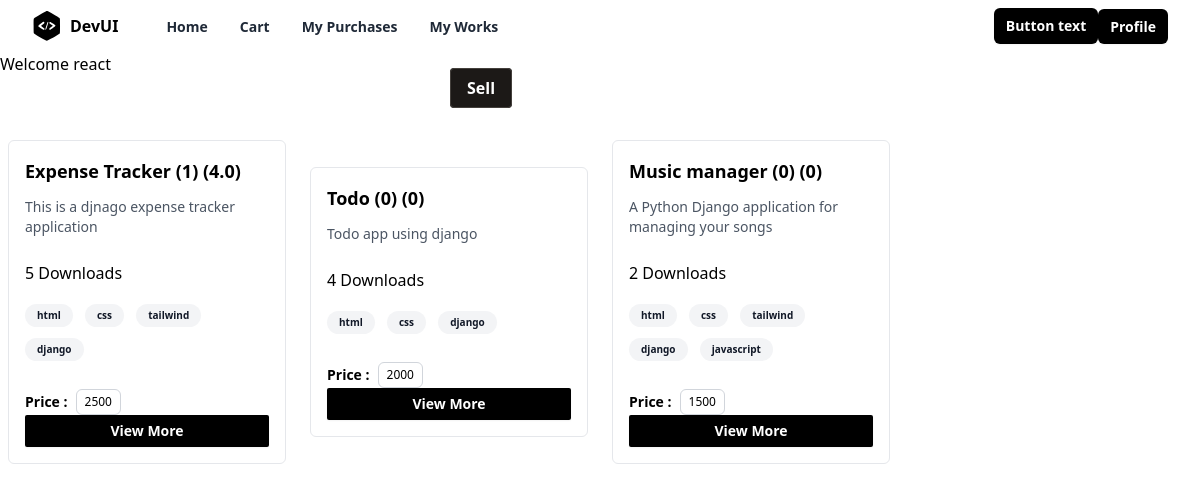
The app's page /index/ (signed in) with its own data.
### store/models.py (models this page shows, shortened)
class Project(models.Model):
    title=models.CharField(max_length=200)
    description=models.TextField()
    tag_objects=models.ManyToManyField(Tag)
    owner=models.ForeignKey(User,on_delete=models.CASCADE,related_name="projects")
    thumbnail=EmbedVideoField()
    price=models.PositiveIntegerField()
    files=models.FileField(upload_to="projects",null=True)
    created_date=models.DateTimeField(auto_now_add=True)
    updated_date=models.DateTimeField(auto_now=True)
    is_active=models.BooleanField(default=True)
    @property
    def downloads(self):
        return OrderSummary.objects.filter(is_paid=True,project_objects=self).count()
    @property
    def review_count(self):
        return self.project_reviews.all().count()
    @property
    def average_rating(self):
        return self.project_reviews.all().values('rating').aggregate(avg=Avg('rating')).get('avg',0)

class Tag(models.Model):
    title=models.CharField(max_length=200,unique=True)
    created_date=models.DateTimeField(auto_now_add=True)
    updated_date=models.DateTimeField(auto_now=True)
    is_active=models.BooleanField(default=True)
    def __str__(self) -> str:
        return self.title

### store/views.py (the view)
# urls.py: path("index/",views.IndexView.as_view(),name="index"),
class IndexView(View):
    template_name = "store/index.html"
    def get(self,request,*args,**kwargs):
        qs = Project.objects.all().exclude(owner=request.user)
        return render(request,self.template_name,{"projects":qs})

### store/templates/store/index.html (shortened to what this page needs)
{%extends 'store/base.html'%}
{%load embed_video_tags%}
{%block main_block%}
<h1>Welcome {{request.user}}</h1>
<div class="w-1/4 mx-auto">
    <a href="{%url 'project-add'%}" class="bg-stone-900 hover:bg-blue-700 text-white font-bold py-2 px-4 border border-stone-700 rounded">
        Sell
    </a>
</div>
<div class="mx-auto grid w-full max-w-7xl items-center space-y-4 px-2 py-10 md:grid-cols-2 md:gap-6 md:space-y-0 lg:grid-cols-4">
    {%for p in projects%}
    <div class="rounded-md border">
        <div class="p-4">
          <h1 class="inline-flex items-center text-lg font-semibold">
            {{p.title}} ({{p.review_count}})
            {%if p.average_rating%}
              ({{p.average_rating}})
            {%else%}
              (0)
            {%endif%}
          </h1>
          <p class="mt-3 text-sm text-gray-600">
            {{p.description}}
          </p>
          <br>
          {{p.downloads}} Downloads
          <div class="mt-4">
            {%for t in p.tag_objects.all%}
            <span class="mb-2 mr-2 inline-block rounded-full bg-gray-100 px-3 py-1 text-[10px] font-semibold text-gray-900">
              {{t}}
            </span>
            {%endfor%}
          </div>
          <div class="mt-5 flex items-center space-x-2">
            <span class="block text-sm font-semibold">Price : </span>
            <span class="block cursor-pointer rounded-md border border-gray-300 p-1 px-2 text-xs font-medium">
              {{p.price}}
            </span>
          </div>
          <a
          href="{%url 'project-detail' p.id%}"
            type="button"
            class="block text-center rounded-sm bg-black px-2 py-1.5 text-sm font-semibold text-white shadow-sm hover:bg-black/80 focus-visible:outline focus-visible:outline-2 focus-visible:outline-offset-2 focus-visible:outline-black"
          >
            View More
        </a>
        </div>
      </div>
    {%endfor%}
  </div>
{%endblock%}

### records on screen
Project: title "Expense Tracker", review_count "1", average_rating "4.0", description "This is a djnago expense tracker application", downloads "5", price "2500"
Tag: title "html"
Tag: title "css"
Tag: title "tailwind"
Tag: title "django"
Project: title "Todo", review_count "0", shows "(0)", description "Todo app using django", downloads "4", price "2000"
Project: title "Music manager", review_count "0", shows "(0)", description "A Python Django application for managing your songs", downloads "2", price "1500"
Tag: title "javascript"

### other values on screen
{{ request.user }} "react"
